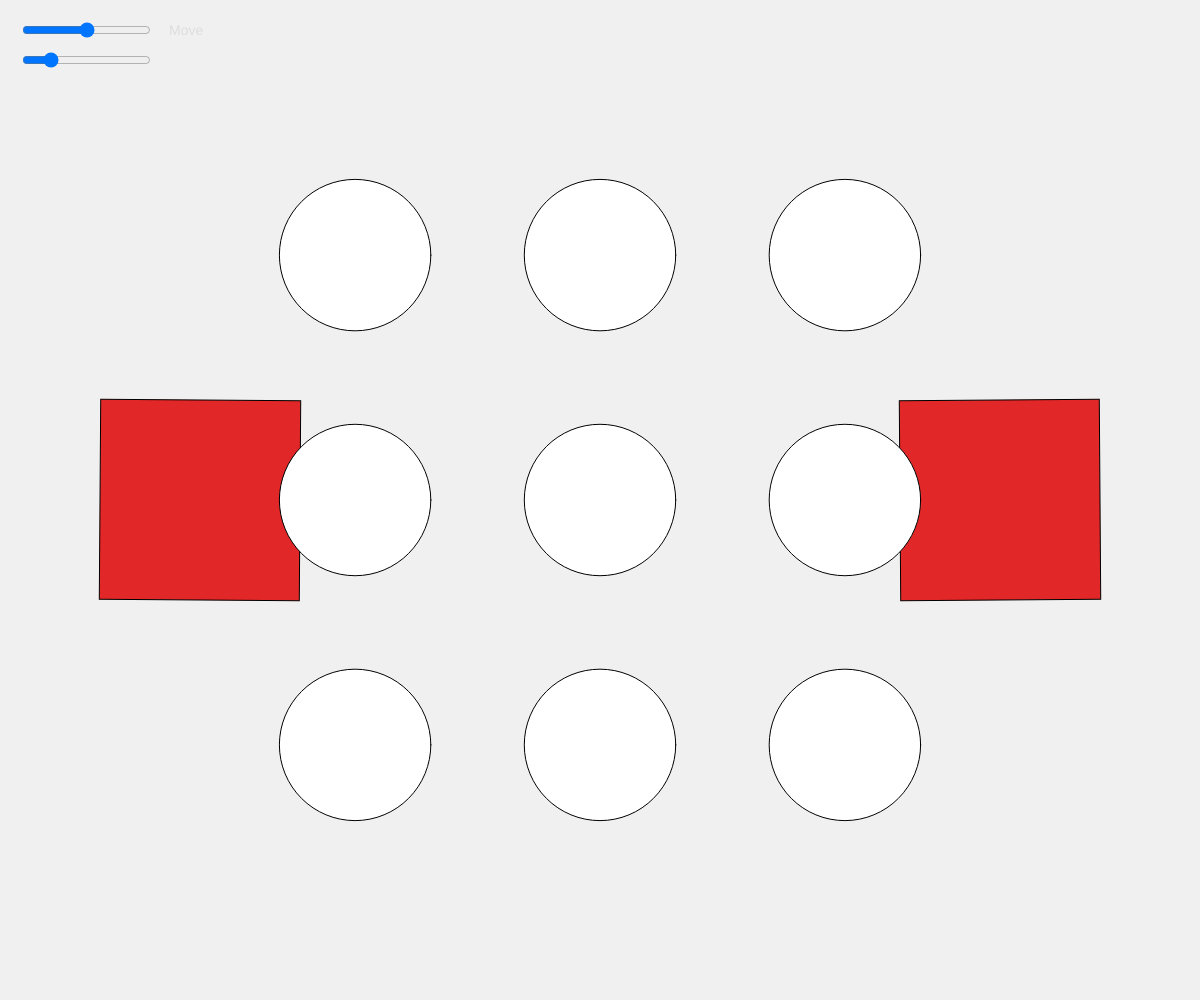
Frame 1 (no input)
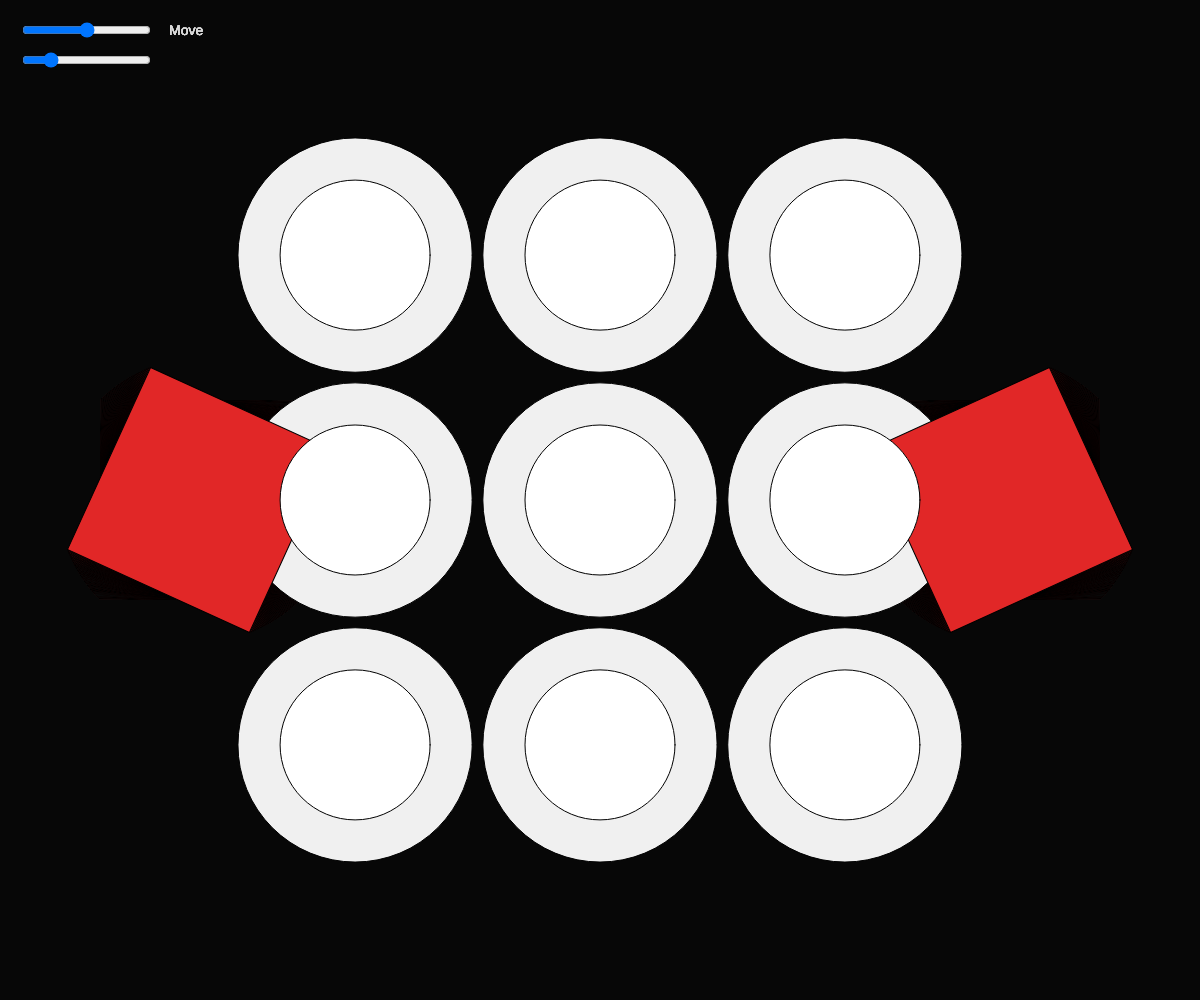
Frame 60 (no input)
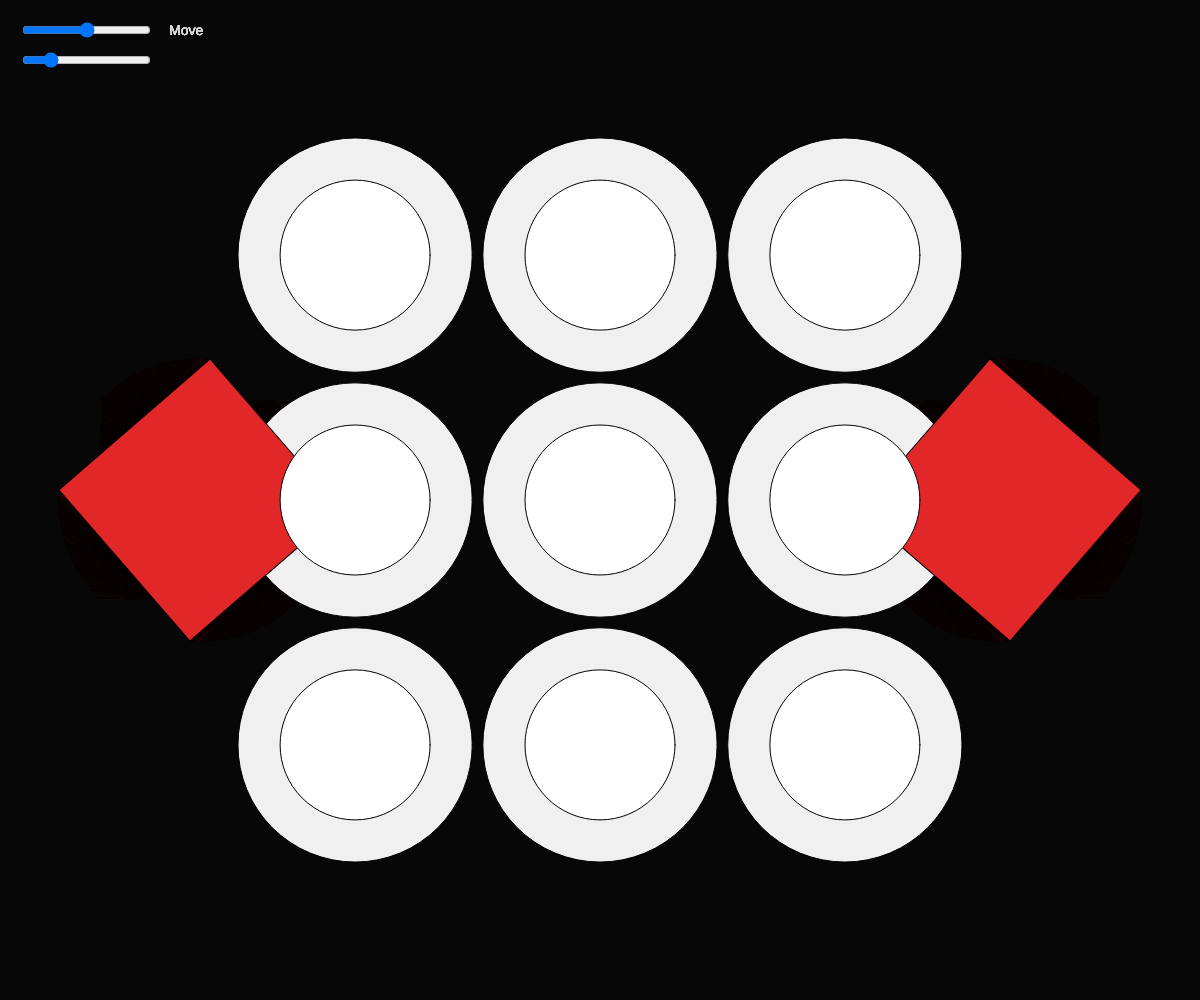
Frame 120 (the mouse pressed at the canvas centre since frame 60)

The p5.js sketch that drew these frames (run headless with seeded random() and noise() and a simulated clock; from frame 60 on, the mouse is pressed at the canvas centre):

// p5.js sketch
// ── sketch.js
let moveSlider;   // moves grid left ↔ right
let squareSlider; // makes squares bigger/smaller

function setup() {
  createCanvas(windowWidth, windowHeight);

  // Slider 1 – move grid
  moveSlider = createSlider(-200, 200, 0);
  moveSlider.position(20, 20);

  // Slider 2 – control square size
squareSlider = createSlider(20, 1000, 200);
  squareSlider.position(20, 50);


  rectMode(CENTER);
  ellipseMode(CENTER);
}

function draw() {
  background(15,15,15,15);

  // --- Slider value ---
  let moveValue = moveSlider.value();
    let squareValue = squareSlider.value();

  // --- Grid setup ---
  let cx = width * 0.5 + moveValue;
  let cy = height * 0.5;
let spacing = map(squareValue, 20, 1000, 
                  min(width, height) * 0.30,  // small squares → wide grid
                  0);   
                 // big squares → all overlap in center


// base size for dots
let baseDotD = min(width, height) * 0.15;

// pulse strength comes from the square size (0..1)
let pulseStrength = map(squareValue, 1000, 20, 0, 1, true);

// how much bigger they get at max
let growMax = baseDotD * 0.7 * pulseStrength;

// sawtooth beat: grows from base → base+growMax, then snaps back
let period = 60;                              // frames per cycle (~1s at 60fps)
let t = (frameCount % period) / period;       // 0..1 ramp per cycle
let pulsingDotD = baseDotD + t * growMax;     // animated diameter


  // --- Speakers ---
 let margin = 200;
  let leftX = margin;
  let rightX = width - margin;

// --- Rotation speed depends on square size ---
let spinSpeed = map(squareValue, 20, width * 2, 0.002, 0.07); // min → max speed
let angle = frameCount * spinSpeed; // endless spin, faster when bigger

// LEFT (Josh)
push();
translate(leftX, cy);
rotate(angle); // rotate clockwise
fill(225, 39, 39);
rect(0, 0, squareValue, squareValue);
pop();

// RIGHT (Tyler)
push();
translate(rightX, cy);
rotate(-angle); // opposite direction
fill(225, 39, 39);
rect(0, 0, squareValue, squareValue);
pop();



  // 3×3 white dots
  fill(255);
  for (let r = -1; r <= 1; r++) {
    for (let c = -1; c <= 1; c++) {
      let x = cx + c * spacing;
      let y = cy + r * spacing;
      ellipse(x, y, pulsingDotD, pulsingDotD);

    }
  }

  // Label
  fill(220);
  textSize(14);
  text('Move', moveSlider.x * 2 + moveSlider.width, 35);
}

function windowResized() {
  resizeCanvas(windowWidth, windowHeight);
}

// ── style.css
html, body {
  margin: 0;
  padding: 0;
}

canvas {
  display: block;
}


/* === Slider Styling === */
.bottomSlider {
  position: absolute;
  left: 50px;
  transform: translateX(-50%);
  bottom: 40px;            /* distance from bottom */
  appearance: none;
  width: 250px;
  height: 6px;
  background: #555;         /* gray track */
  border-radius: 4px;
  outline: none;
  opacity: 0.9;
}

/* --- handle (the white circle) --- */
.bottomSlider::-webkit-slider-thumb {
  -webkit-appearance: none;
  width: 18px;
  height: 18px;
  border-radius: 50%;
  background: white;
  cursor: pointer;
  transition: 0.2s;
}

.bottomSlider::-webkit-slider-thumb:hover {
  background: #ddd;
  transform: scale(1.1);
}

/* Firefox compatibility */
.bottomSlider::-moz-range-thumb {
  width: 18px;
  height: 18px;
  border-radius: 50%;
  background: white;
  cursor: pointer;
}
